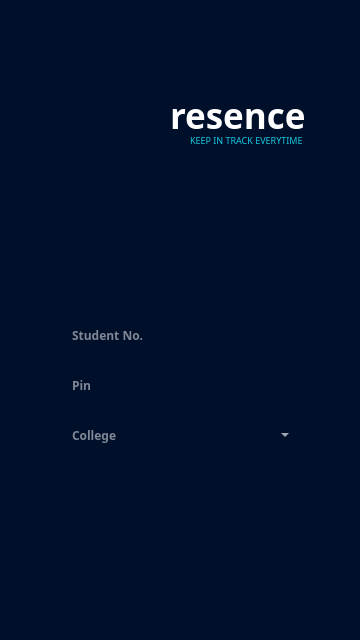
<?xml version="1.0" encoding="UTF-8"?>
<ui version="4.0">
 <class>Student_Login_Form</class>
 <widget class="QMainWindow" name="Student_Login_Form">
  <property name="geometry">
   <rect>
    <x>0</x>
    <y>0</y>
    <width>360</width>
    <height>640</height>
   </rect>
  </property>
  <property name="windowTitle">
   <string>Student Login Form</string>
  </property>
  <property name="styleSheet">
   <string notr="true"/>
  </property>
  <widget class="QWidget" name="centralwidget">
   <property name="styleSheet">
    <string notr="true">QWidget #centralwidget {
	background-color: #000F2A
}</string>
   </property>
   <widget class="QGroupBox" name="appGroup">
    <property name="geometry">
     <rect>
      <x>30</x>
      <y>20</y>
      <width>300</width>
      <height>200</height>
     </rect>
    </property>
    <property name="styleSheet">
     <string notr="true">QGroupBox {
	border: 0px;
	border-radius: 0px;
}</string>
    </property>
    <property name="title">
     <string/>
    </property>
    <property name="flat">
     <bool>true</bool>
    </property>
    <property name="checkable">
     <bool>false</bool>
    </property>
    <widget class="QLabel" name="presenceIcon">
     <property name="geometry">
      <rect>
       <x>0</x>
       <y>0</y>
       <width>200</width>
       <height>200</height>
      </rect>
     </property>
     <property name="styleSheet">
      <string notr="true"/>
     </property>
     <property name="text">
      <string/>
     </property>
     <property name="pixmap">
      <pixmap resource="resources.qrc">:/res/assets/presence_logo.png</pixmap>
     </property>
     <property name="scaledContents">
      <bool>false</bool>
     </property>
    </widget>
    <widget class="QLabel" name="appTitleLabel">
     <property name="geometry">
      <rect>
       <x>140</x>
       <y>80</y>
       <width>151</width>
       <height>31</height>
      </rect>
     </property>
     <property name="font">
      <font>
       <family>Poppins</family>
       <pointsize>-1</pointsize>
       <italic>false</italic>
       <fontweight>ExtraBold</fontweight>
      </font>
     </property>
     <property name="styleSheet">
      <string notr="true">QLabel {
	color: #FFFFFF;
	font-family: Poppins;
	font-size: 35px;
	font-style: normal;
	font-weight: 800;
	line-height: normal;
}
</string>
     </property>
     <property name="text">
      <string notr="true">resence</string>
     </property>
    </widget>
    <widget class="QLabel" name="appSubtitleLabel">
     <property name="geometry">
      <rect>
       <x>160</x>
       <y>110</y>
       <width>131</width>
       <height>20</height>
      </rect>
     </property>
     <property name="font">
      <font>
       <family>Montserrat Medium</family>
       <pointsize>-1</pointsize>
       <italic>false</italic>
       <bold>false</bold>
      </font>
     </property>
     <property name="styleSheet">
      <string notr="true">QLabel {
	color: #15CAE3;
	font-size: 9px;
	font-style: normal;
	font-weight: 400;
	line-height: normal;
}</string>
     </property>
     <property name="text">
      <string notr="true">KEEP IN TRACK EVERYTIME</string>
     </property>
    </widget>
   </widget>
   <widget class="QGroupBox" name="formGroup">
    <property name="geometry">
     <rect>
      <x>0</x>
      <y>210</y>
      <width>360</width>
      <height>430</height>
     </rect>
    </property>
    <property name="styleSheet">
     <string notr="true">QGroupBox {
	border: 0px;
	border-radius: 0px;
}</string>
    </property>
    <property name="title">
     <string/>
    </property>
    <widget class="QLabel" name="background">
     <property name="geometry">
      <rect>
       <x>0</x>
       <y>0</y>
       <width>360</width>
       <height>430</height>
      </rect>
     </property>
     <property name="text">
      <string/>
     </property>
     <property name="pixmap">
      <pixmap resource="resources.qrc">:/res/assets/form_background.png</pixmap>
     </property>
     <property name="scaledContents">
      <bool>true</bool>
     </property>
    </widget>
    <widget class="QGroupBox" name="studentIdGroup">
     <property name="enabled">
      <bool>true</bool>
     </property>
     <property name="geometry">
      <rect>
       <x>55</x>
       <y>110</y>
       <width>250</width>
       <height>40</height>
      </rect>
     </property>
     <property name="styleSheet">
      <string notr="true">QGroupBox {
	border: 0px;
	border-radius: 0px;
	background: none
}</string>
     </property>
     <property name="title">
      <string/>
     </property>
     <property name="alignment">
      <set>Qt::AlignCenter</set>
     </property>
     <property name="flat">
      <bool>true</bool>
     </property>
     <widget class="QLabel" name="studentIdHud">
      <property name="geometry">
       <rect>
        <x>0</x>
        <y>0</y>
        <width>250</width>
        <height>40</height>
       </rect>
      </property>
      <property name="styleSheet">
       <string notr="true">QLabel {	
	background: none;
}</string>
      </property>
      <property name="text">
       <string/>
      </property>
      <property name="pixmap">
       <pixmap resource="resources.qrc">:/res/assets/login_field.png</pixmap>
      </property>
      <property name="scaledContents">
       <bool>false</bool>
      </property>
      <property name="alignment">
       <set>Qt::AlignCenter</set>
      </property>
     </widget>
     <widget class="QLineEdit" name="studentIdTextbox">
      <property name="geometry">
       <rect>
        <x>15</x>
        <y>0</y>
        <width>220</width>
        <height>30</height>
       </rect>
      </property>
      <property name="font">
       <font>
        <family>Poppins</family>
        <pointsize>-1</pointsize>
        <italic>false</italic>
        <fontweight>Medium</fontweight>
       </font>
      </property>
      <property name="styleSheet">
       <string notr="true">QLineEdit {
	background-color: transparent;
	border: 0px;
	color: #FFFFFF;
	font-family: Poppins;
	font-size: 12px;
	font-style: normal;
	font-weight: 500;
	line-height: normal;
}</string>
      </property>
      <property name="maxLength">
       <number>9</number>
      </property>
      <property name="placeholderText">
       <string>Student No.</string>
      </property>
     </widget>
    </widget>
    <widget class="QGroupBox" name="pinGroup">
     <property name="enabled">
      <bool>true</bool>
     </property>
     <property name="geometry">
      <rect>
       <x>55</x>
       <y>160</y>
       <width>250</width>
       <height>40</height>
      </rect>
     </property>
     <property name="styleSheet">
      <string notr="true">QGroupBox {
	border: 0px;
	border-radius: 0px;
	background: none
}</string>
     </property>
     <property name="title">
      <string/>
     </property>
     <property name="alignment">
      <set>Qt::AlignCenter</set>
     </property>
     <property name="flat">
      <bool>true</bool>
     </property>
     <widget class="QLabel" name="pinHud">
      <property name="geometry">
       <rect>
        <x>0</x>
        <y>0</y>
        <width>250</width>
        <height>40</height>
       </rect>
      </property>
      <property name="styleSheet">
       <string notr="true">QLabel {	
	background: none;
}</string>
      </property>
      <property name="text">
       <string/>
      </property>
      <property name="pixmap">
       <pixmap resource="resources.qrc">:/res/assets/login_field.png</pixmap>
      </property>
      <property name="scaledContents">
       <bool>false</bool>
      </property>
      <property name="alignment">
       <set>Qt::AlignCenter</set>
      </property>
     </widget>
     <widget class="QLineEdit" name="pinTextbox">
      <property name="geometry">
       <rect>
        <x>15</x>
        <y>0</y>
        <width>220</width>
        <height>30</height>
       </rect>
      </property>
      <property name="font">
       <font>
        <family>Poppins</family>
        <pointsize>-1</pointsize>
        <italic>false</italic>
        <fontweight>Medium</fontweight>
       </font>
      </property>
      <property name="styleSheet">
       <string notr="true">QLineEdit {
	background-color: transparent;
	border: 0px;
	color: #FFFFFF;
	font-family: Poppins;
	font-size: 12px;
	font-style: normal;
	font-weight: 500;
	line-height: normal;
}</string>
      </property>
      <property name="maxLength">
       <number>6</number>
      </property>
      <property name="echoMode">
       <enum>QLineEdit::Password</enum>
      </property>
      <property name="placeholderText">
       <string>Pin</string>
      </property>
     </widget>
    </widget>
    <widget class="QGroupBox" name="collegeGroup">
     <property name="enabled">
      <bool>true</bool>
     </property>
     <property name="geometry">
      <rect>
       <x>55</x>
       <y>210</y>
       <width>250</width>
       <height>40</height>
      </rect>
     </property>
     <property name="styleSheet">
      <string notr="true">QGroupBox {
	border: 0px;
	border-radius: 0px;
	background: none
}</string>
     </property>
     <property name="title">
      <string/>
     </property>
     <property name="alignment">
      <set>Qt::AlignCenter</set>
     </property>
     <property name="flat">
      <bool>true</bool>
     </property>
     <widget class="QComboBox" name="collegeCombobox">
      <property name="geometry">
       <rect>
        <x>12</x>
        <y>0</y>
        <width>226</width>
        <height>30</height>
       </rect>
      </property>
      <property name="sizePolicy">
       <sizepolicy hsizetype="Preferred" vsizetype="Fixed">
        <horstretch>0</horstretch>
        <verstretch>0</verstretch>
       </sizepolicy>
      </property>
      <property name="font">
       <font>
        <family>Poppins</family>
        <pointsize>-1</pointsize>
        <italic>false</italic>
        <fontweight>Medium</fontweight>
       </font>
      </property>
      <property name="styleSheet">
       <string notr="true">QComboBox {
	background-color: transparent;
	border: 0px;
	color: #FFFFFF;
	font-family: Poppins;
	font-size: 12px;
	font-style: normal;
	font-weight: 500;
	line-height: normal;
}

QComboBox QAbstractItemView {
    background-color: #000F2A;
}

QComboBox QScrollBar:vertical {
    background-color: #000F2A;
	width: 12px;
}

QComboBox QScrollBar::handle:vertical {
    background-color: #FFFFFF;
}

QComboBox QScrollBar::add-line:vertical,
QComboBox QScrollBar::sub-line:vertical {
    border: none;
    background: none;
    height: 0px;
}

QComboBox QScrollBar::add-page:vertical,
QComboBox QScrollBar::sub-page:vertical {
    background-color: #000F2A;
	background: none;
	border-style: solid;
}</string>
      </property>
      <property name="editable">
       <bool>false</bool>
      </property>
      <property name="maxVisibleItems">
       <number>8</number>
      </property>
      <property name="insertPolicy">
       <enum>QComboBox::InsertAfterCurrent</enum>
      </property>
      <property name="sizeAdjustPolicy">
       <enum>QComboBox::AdjustToContentsOnFirstShow</enum>
      </property>
      <property name="placeholderText">
       <string>College</string>
      </property>
      <item>
       <property name="text">
        <string>CICT</string>
       </property>
       <property name="icon">
        <iconset resource="resources.qrc">
         <normaloff>:/res/assets/cict_avatar.png</normaloff>:/res/assets/cict_avatar.png</iconset>
       </property>
      </item>
      <item>
       <property name="text">
        <string>CAS</string>
       </property>
      </item>
      <item>
       <property name="text">
        <string>CBM</string>
       </property>
      </item>
      <item>
       <property name="text">
        <string>COC</string>
       </property>
      </item>
      <item>
       <property name="text">
        <string>COD</string>
       </property>
      </item>
      <item>
       <property name="text">
        <string>COE</string>
       </property>
      </item>
      <item>
       <property name="text">
        <string>COL</string>
       </property>
      </item>
      <item>
       <property name="text">
        <string>COM</string>
       </property>
      </item>
      <item>
       <property name="text">
        <string>CON</string>
       </property>
      </item>
      <item>
       <property name="text">
        <string>PESCAR</string>
       </property>
      </item>
     </widget>
     <widget class="QLabel" name="collegeHud">
      <property name="geometry">
       <rect>
        <x>0</x>
        <y>0</y>
        <width>250</width>
        <height>40</height>
       </rect>
      </property>
      <property name="styleSheet">
       <string notr="true">QLabel {	
	background: none;
}</string>
      </property>
      <property name="text">
       <string/>
      </property>
      <property name="pixmap">
       <pixmap resource="resources.qrc">:/res/assets/login_field.png</pixmap>
      </property>
      <property name="scaledContents">
       <bool>false</bool>
      </property>
      <property name="alignment">
       <set>Qt::AlignCenter</set>
      </property>
     </widget>
     <zorder>collegeHud</zorder>
     <zorder>collegeCombobox</zorder>
    </widget>
    <widget class="QPushButton" name="loginButton">
     <property name="geometry">
      <rect>
       <x>75</x>
       <y>330</y>
       <width>210</width>
       <height>40</height>
      </rect>
     </property>
     <property name="styleSheet">
      <string notr="true">QPushButton {
	border: 0px;
	border-radius: 0px;
	background: none;
}</string>
     </property>
     <property name="text">
      <string/>
     </property>
     <property name="icon">
      <iconset resource="resources.qrc">
       <normaloff>:/res/assets/login_button.png</normaloff>:/res/assets/login_button.png</iconset>
     </property>
     <property name="iconSize">
      <size>
       <width>210</width>
       <height>40</height>
      </size>
     </property>
     <property name="flat">
      <bool>true</bool>
     </property>
    </widget>
   </widget>
   <widget class="QPushButton" name="backButton">
    <property name="geometry">
     <rect>
      <x>15</x>
      <y>15</y>
      <width>30</width>
      <height>30</height>
     </rect>
    </property>
    <property name="styleSheet">
     <string notr="true">QPushButton {
	border: 0px;
	border-radius: 0px;
	background: none;
}</string>
    </property>
    <property name="text">
     <string/>
    </property>
    <property name="icon">
     <iconset resource="resources.qrc">
      <normaloff>:/res/assets/back.png</normaloff>:/res/assets/back.png</iconset>
    </property>
    <property name="iconSize">
     <size>
      <width>30</width>
      <height>30</height>
     </size>
    </property>
    <property name="flat">
     <bool>true</bool>
    </property>
   </widget>
  </widget>
 </widget>
 <resources>
  <include location="resources.qrc"/>
 </resources>
 <connections/>
</ui>
